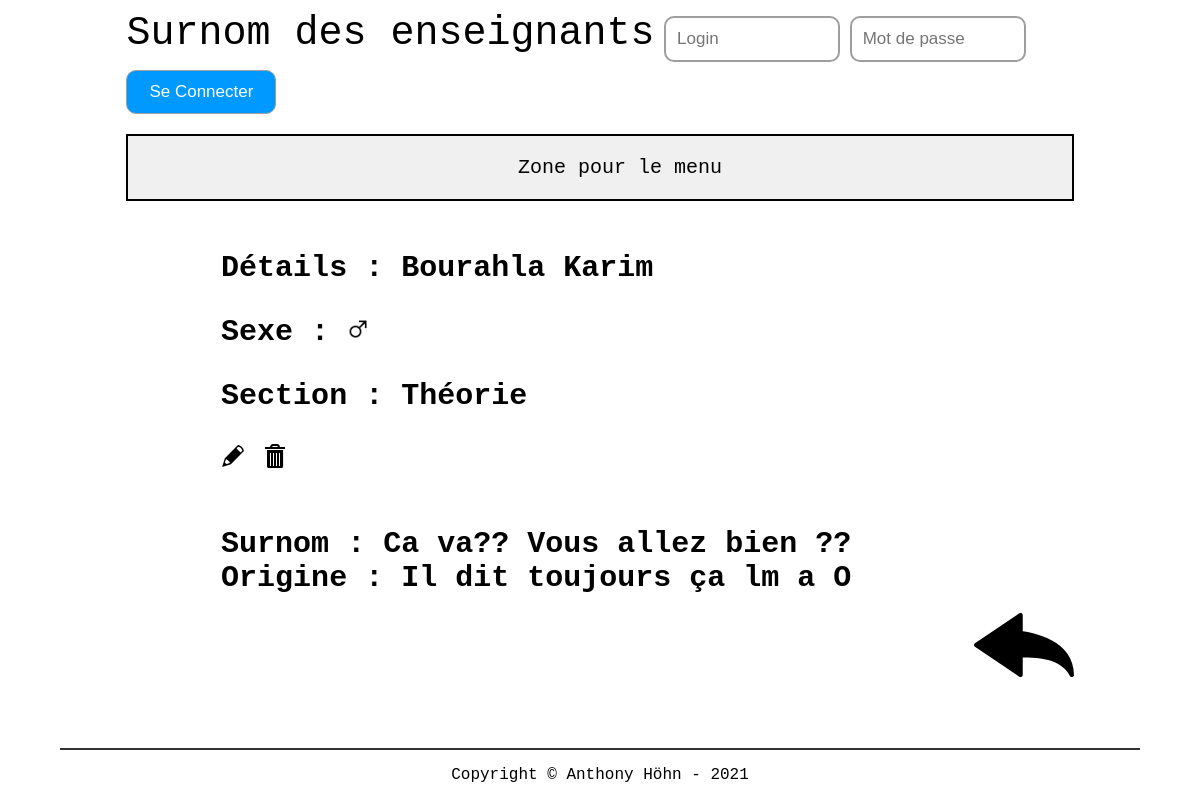
Page /src/php/detail.php?idTeacher=1 on the earlier database version.
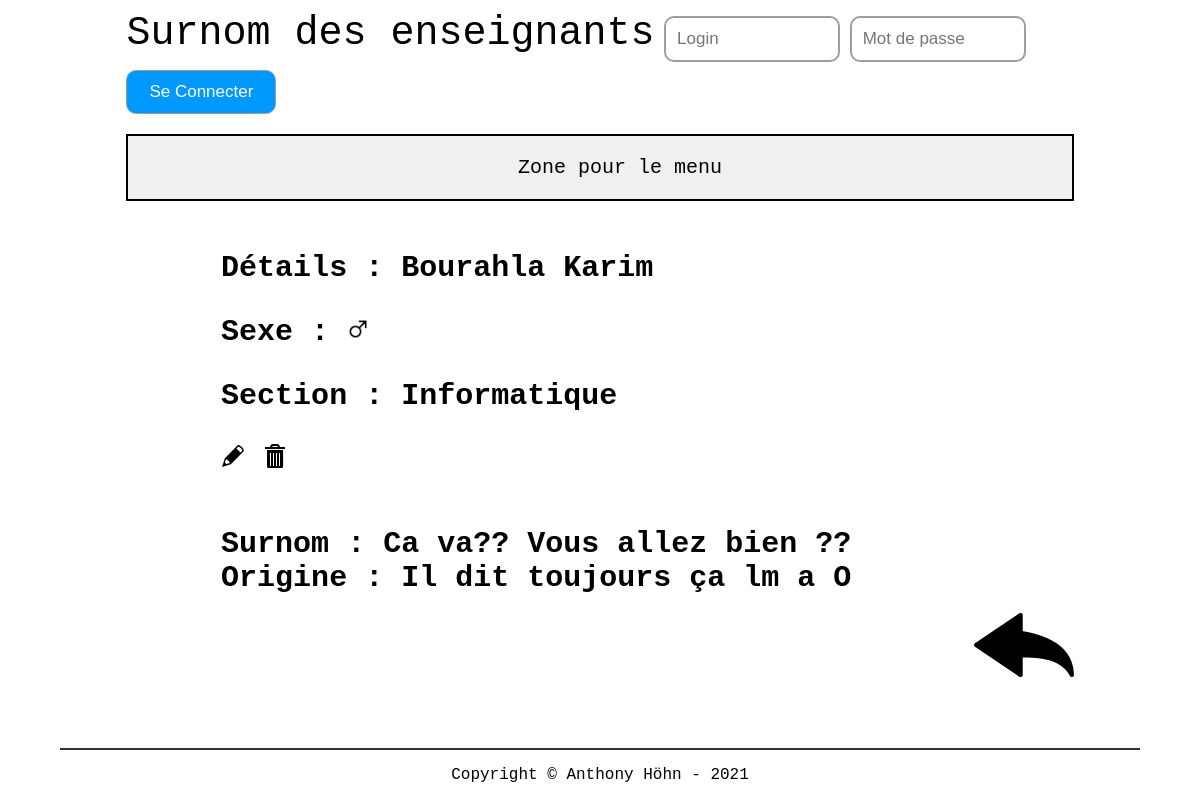
Same page on the later database version.
### tables this page shows
CREATE TABLE t_teacher(
	idTeacher int AUTO_INCREMENT PRIMARY KEY,
	teaFirstname varchar(50) NOT NULL,
	teaName varchar(50) NOT NULL,
	teaGender char(1) NOT NULL,
	teaNickname varchar(100) NOT NULL,
	teaOrigin varchar(255) NOT NULL);

CREATE TABLE t_teaches(
	fkteacher int NOT NULL,
	fksection int NOT NULL,
	CONSTRAINT fk_teacher_teaches_id FOREIGN KEY (fkteacher) REFERENCES t_teacher(idTeacher) ON DELETE CASCADE,
	CONSTRAINT fk_section_teaches_id FOREIGN KEY (fksection) REFERENCES t_section(idSection) ON DELETE CASCADE,
	PRIMARY KEY (fksection,fkteacher));

CREATE TABLE t_section(
	idSection int AUTO_INCREMENT PRIMARY KEY,
	secName varchar(30) NOT NULL);

### src/php/lib/database.php (called while the page is built, shortened)
<?php
 class Database {
    private $connector;
    public function __construct(){
    try{
        $this->connector = new PDO("mysql:host=localhost;dbname=db_nickname_anthohn;charset=utf8", "dbNicknameUser", "grp2B_21");
        }
        catch(PDOException $e)
        {
            die("<h1>Impossible de se connecter à la base de données</h1> erreur :". $e->getMessage());
        }
    }
    private function queryPrepareExecute($query, $binds){
        $req = $this->connector->prepare($query);
        foreach($binds as $bind){
            $req->bindValue($bind['field'], $bind['value'], $bind['type']);
        }
        $req->execute();
        return $req;
    }
    private function formatData($req){
        $results = $req->fetchALL(PDO::FETCH_ASSOC);
        return $results;
    }
    public function getOneTeacher($id){
        $query = "SELECT * FROM t_teacher WHERE idTeacher = :id";
        $binds = array(
            0 => array(
                'field' => ':id',
                'value' => $id,
                'type' => PDO::PARAM_INT
            )
        );
        $reqExecuted = $this->queryPrepareExecute($query, $binds);
        $results = $this->formatData($reqExecuted);
        return $results;
    }
    public function getOneTeacherSection($id){
        $query = "SELECT * FROM t_teaches JOIN t_teacher ON fkteacher = idTeacher JOIN t_section ON fksection = idSection WHERE idTeacher = :id";
        $binds = array(
            0 => array(
                'field' => ':id',
                'value' => $id,
                'type' => PDO::PARAM_INT
            )
        );
        $reqExecuted = $this->queryPrepareExecute($query, $binds);
        $results = $this->formatData($reqExecuted);
        return $results;
    }
}
?>

### src/php/detail.php (the view)
<?php
require "header.php";
$id = $_GET["idTeacher"];
$teachers = $db->getOneTeacher($id);
$sections = $db->getOneTeacherSection($id);
?>
        <?php foreach($teachers as $teacher): ?>
        <h3>Détails : <?= $teacher["teaName"] ?><?= " ";?><?= $teacher["teaFirstname"] ?><p>Sexe :
            <?php if($teacher["teaGender"] == "M")
            {
                echo '<img src="../../userContent/maleGender.png" width"22px" height="22px" alt="icons">';
            }
            else if ($teacher["teaGender"] == "W")
            {
                echo '<img src="../../userContent/femaleGender.png" width"22px" height="22px" alt="icons">';
            }
            else if ($teacher["teaGender"] == "O")
            {
                echo "Autre";
            }?></p>
        <?php foreach($sections as $section): ?>
        <p>Section : <?= $section["secName"] ?></p>
        <?php endforeach; ?>
        <a href="editTeacher.php?idTeacher=<?= $teacher["idTeacher"]; ?>"><img src="../../userContent/edit.svg"></img></a>
        <a href="deleteTeacher.php?idTeacher=<?= $teacher["idTeacher"]; ?>" onclick="return confirm('Êtes vous sûr de voiloir supprimer l\'enseignant ?')"><img src="../../userContent/trash.svg"></img></a>
        </h3>
        <h4>Surnom : <?= $teacher["teaNickname"] ?></h4>
        <h4>Origine : <?= $teacher["teaOrigin"] ?></h4>
        <?php endforeach; ?>
        <div class="back">
            <a href="index.php"><img width="100px" src="../../userContent/backArrow.svg"></img></a>
        </div>
<?php require "footer.php";

Differences in the rows shown:
removed t_teaches: fksection.secName "Théorie"
added t_teaches: fksection.secName "Informatique"
